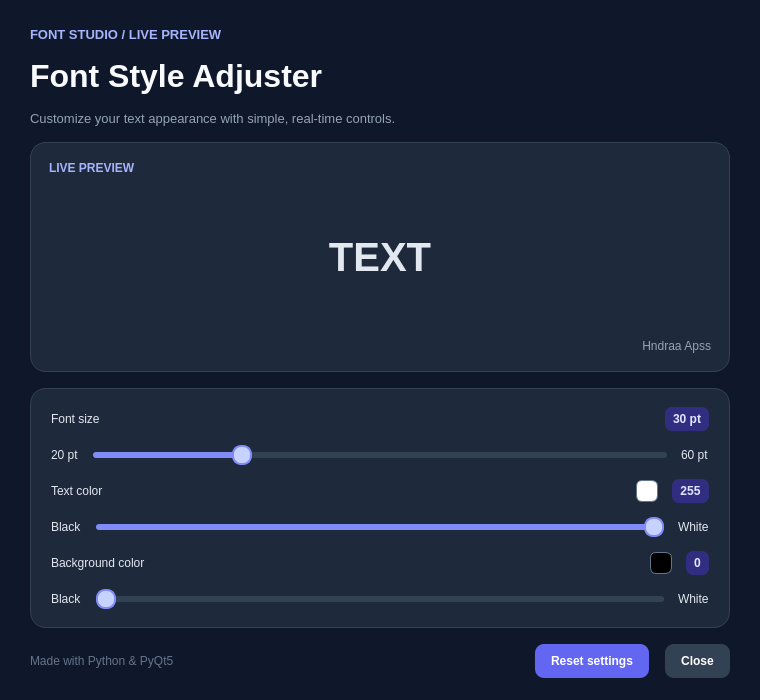
<?xml version="1.0" encoding="UTF-8"?>
<ui version="4.0">
 <class>FontStyleAdjuster</class>
 <widget class="QMainWindow" name="FontStyleAdjuster">
  <property name="geometry">
   <rect>
    <x>0</x>
    <y>0</y>
    <width>760</width>
    <height>700</height>
   </rect>
  </property>
  <property name="minimumSize">
   <size>
    <width>660</width>
    <height>620</height>
   </size>
  </property>
  <property name="windowTitle">
   <string>Font Studio | Hndraa Apss</string>
  </property>
  <property name="styleSheet">
   <string notr="true">
QMainWindow, QWidget#centralwidget {
    background-color: #0f172a;
    color: #e2e8f0;
}
QLabel {
    color: #e2e8f0;
}
QLabel#eyebrowLabel {
    color: #a5b4fc;
    font-size: 10pt;
    font-weight: 700;
}
QLabel#titleLabel {
    color: #f8fafc;
    font-size: 24pt;
    font-weight: 700;
}
QLabel#subtitleLabel {
    color: #94a3b8;
    font-size: 10pt;
}
QFrame#previewCard, QFrame#controlCard {
    background-color: #1e293b;
    border: 1px solid #334155;
    border-radius: 16px;
}
QLabel#previewLabel {
    border-radius: 12px;
}
QLabel#fontSizeValue, QLabel#fontColorValue,
QLabel#backgroundColorValue {
    background-color: #312e81;
    color: #e0e7ff;
    border-radius: 7px;
    padding: 5px 8px;
    font-weight: 700;
}
QSlider::groove:horizontal {
    height: 6px;
    background: #334155;
    border-radius: 3px;
}
QSlider::sub-page:horizontal {
    background: #818cf8;
    border-radius: 3px;
}
QSlider::add-page:horizontal {
    background: #334155;
    border-radius: 3px;
}
QSlider::handle:horizontal {
    background: #c7d2fe;
    border: 2px solid #818cf8;
    width: 16px;
    margin: -7px 0;
    border-radius: 9px;
}
QPushButton {
    background-color: #6366f1;
    color: white;
    border: none;
    border-radius: 9px;
    padding: 10px 16px;
    font-weight: 700;
}
QPushButton:hover {
    background-color: #4f46e5;
}
QPushButton#closeButton {
    background-color: #334155;
}
QPushButton#closeButton:hover {
    background-color: #475569;
}
   </string>
  </property>

  <widget class="QWidget" name="centralwidget">
   <layout class="QVBoxLayout" name="mainLayout">
    <property name="leftMargin">
     <number>30</number>
    </property>
    <property name="topMargin">
     <number>26</number>
    </property>
    <property name="rightMargin">
     <number>30</number>
    </property>
    <property name="bottomMargin">
     <number>22</number>
    </property>
    <property name="spacing">
     <number>16</number>
    </property>

    <item>
     <widget class="QLabel" name="eyebrowLabel">
      <property name="text">
       <string>FONT STUDIO / LIVE PREVIEW</string>
      </property>
     </widget>
    </item>

    <item>
     <widget class="QLabel" name="titleLabel">
      <property name="text">
       <string>Font Style Adjuster</string>
      </property>
     </widget>
    </item>

    <item>
     <widget class="QLabel" name="subtitleLabel">
      <property name="text">
       <string>Customize your text appearance with simple, real-time controls.</string>
      </property>
      <property name="wordWrap">
       <bool>true</bool>
      </property>
     </widget>
    </item>

    <item>
     <widget class="QFrame" name="previewCard">
      <property name="frameShape">
       <enum>QFrame::StyledPanel</enum>
      </property>
      <layout class="QVBoxLayout" name="previewLayout">
       <property name="leftMargin">
        <number>18</number>
       </property>
       <property name="topMargin">
        <number>18</number>
       </property>
       <property name="rightMargin">
        <number>18</number>
       </property>
       <property name="bottomMargin">
        <number>18</number>
       </property>
       <property name="spacing">
        <number>12</number>
       </property>

       <item>
        <widget class="QLabel" name="previewTitle">
         <property name="text">
          <string>LIVE PREVIEW</string>
         </property>
         <property name="styleSheet">
          <string notr="true">color: #a5b4fc; font-weight: 700;</string>
         </property>
        </widget>
       </item>

       <item>
        <widget class="QLabel" name="previewLabel">
         <property name="minimumSize">
          <size>
           <width>0</width>
           <height>140</height>
          </size>
         </property>
         <property name="text">
          <string>TEXT</string>
         </property>
         <property name="alignment">
          <set>Qt::AlignCenter</set>
         </property>
         <property name="font">
          <font>
           <pointsize>30</pointsize>
           <bold>true</bold>
          </font>
         </property>
         <property name="autoFillBackground">
          <bool>true</bool>
         </property>
        </widget>
       </item>

       <item>
        <widget class="QLabel" name="identityLabel">
         <property name="text">
          <string>Hndraa Apss</string>
         </property>
         <property name="alignment">
          <set>Qt::AlignRight</set>
         </property>
         <property name="styleSheet">
          <string notr="true">color: #94a3b8; font-size: 9pt;</string>
         </property>
        </widget>
       </item>
      </layout>
     </widget>
    </item>

    <item>
     <widget class="QFrame" name="controlCard">
      <property name="frameShape">
       <enum>QFrame::StyledPanel</enum>
      </property>
      <layout class="QVBoxLayout" name="controlsLayout">
       <property name="leftMargin">
        <number>20</number>
       </property>
       <property name="topMargin">
        <number>18</number>
       </property>
       <property name="rightMargin">
        <number>20</number>
       </property>
       <property name="bottomMargin">
        <number>18</number>
       </property>
       <property name="spacing">
        <number>14</number>
       </property>

       <item>
        <layout class="QHBoxLayout" name="fontSizeHeader">
         <item>
          <widget class="QLabel" name="fontSizeTitle">
           <property name="text">
            <string>Font size</string>
           </property>
          </widget>
         </item>
         <item>
          <spacer name="sizeSpacer">
           <property name="orientation">
            <enum>Qt::Horizontal</enum>
           </property>
           <property name="sizeHint">
            <size>
             <width>40</width>
             <height>20</height>
            </size>
           </property>
          </spacer>
         </item>
         <item>
          <widget class="QLabel" name="fontSizeValue">
           <property name="minimumWidth">
            <number>60</number>
           </property>
           <property name="text">
            <string>30 pt</string>
           </property>
           <property name="alignment">
            <set>Qt::AlignCenter</set>
           </property>
          </widget>
         </item>
        </layout>
       </item>

       <item>
        <layout class="QHBoxLayout" name="fontSizeRow">
         <item>
          <widget class="QLabel" name="fontSizeMin">
           <property name="text">
            <string>20 pt</string>
           </property>
          </widget>
         </item>
         <item>
          <widget class="QSlider" name="fontSizeSlider">
           <property name="minimum">
            <number>20</number>
           </property>
           <property name="maximum">
            <number>60</number>
           </property>
           <property name="value">
            <number>30</number>
           </property>
           <property name="orientation">
            <enum>Qt::Horizontal</enum>
           </property>
           <property name="tickPosition">
            <enum>QSlider::TicksBelow</enum>
           </property>
           <property name="tickInterval">
            <number>5</number>
           </property>
          </widget>
         </item>
         <item>
          <widget class="QLabel" name="fontSizeMax">
           <property name="text">
            <string>60 pt</string>
           </property>
          </widget>
         </item>
        </layout>
       </item>

       <item>
        <layout class="QHBoxLayout" name="fontColorHeader">
         <item>
          <widget class="QLabel" name="fontColorTitle">
           <property name="text">
            <string>Text color</string>
           </property>
          </widget>
         </item>
         <item>
          <spacer name="fontSpacer">
           <property name="orientation">
            <enum>Qt::Horizontal</enum>
           </property>
           <property name="sizeHint">
            <size>
             <width>40</width>
             <height>20</height>
            </size>
           </property>
          </spacer>
         </item>
         <item>
          <widget class="QFrame" name="fontColorSwatch">
           <property name="minimumSize">
            <size>
             <width>22</width>
             <height>22</height>
            </size>
           </property>
           <property name="maximumSize">
            <size>
             <width>22</width>
             <height>22</height>
            </size>
           </property>
           <property name="styleSheet">
            <string notr="true">background: white; border: 1px solid #64748b; border-radius: 6px;</string>
           </property>
          </widget>
         </item>
         <item>
          <widget class="QLabel" name="fontColorValue">
           <property name="minimumWidth">
            <number>42</number>
           </property>
           <property name="text">
            <string>255</string>
           </property>
           <property name="alignment">
            <set>Qt::AlignCenter</set>
           </property>
          </widget>
         </item>
        </layout>
       </item>

       <item>
        <layout class="QHBoxLayout" name="fontColorRow">
         <item>
          <widget class="QLabel" name="fontColorMin">
           <property name="text">
            <string>Black</string>
           </property>
          </widget>
         </item>
         <item>
          <widget class="QSlider" name="fontColorSlider">
           <property name="minimum">
            <number>0</number>
           </property>
           <property name="maximum">
            <number>255</number>
           </property>
           <property name="value">
            <number>255</number>
           </property>
           <property name="orientation">
            <enum>Qt::Horizontal</enum>
           </property>
           <property name="tickPosition">
            <enum>QSlider::TicksBelow</enum>
           </property>
           <property name="tickInterval">
            <number>25</number>
           </property>
          </widget>
         </item>
         <item>
          <widget class="QLabel" name="fontColorMax">
           <property name="text">
            <string>White</string>
           </property>
          </widget>
         </item>
        </layout>
       </item>

       <item>
        <layout class="QHBoxLayout" name="backgroundHeader">
         <item>
          <widget class="QLabel" name="backgroundColorTitle">
           <property name="text">
            <string>Background color</string>
           </property>
          </widget>
         </item>
         <item>
          <spacer name="backgroundSpacer">
           <property name="orientation">
            <enum>Qt::Horizontal</enum>
           </property>
           <property name="sizeHint">
            <size>
             <width>40</width>
             <height>20</height>
            </size>
           </property>
          </spacer>
         </item>
         <item>
          <widget class="QFrame" name="backgroundColorSwatch">
           <property name="minimumSize">
            <size>
             <width>22</width>
             <height>22</height>
            </size>
           </property>
           <property name="maximumSize">
            <size>
             <width>22</width>
             <height>22</height>
            </size>
           </property>
           <property name="styleSheet">
            <string notr="true">background: black; border: 1px solid #64748b; border-radius: 6px;</string>
           </property>
          </widget>
         </item>
         <item>
          <widget class="QLabel" name="backgroundColorValue">
           <property name="minimumWidth">
            <number>42</number>
           </property>
           <property name="text">
            <string>0</string>
           </property>
           <property name="alignment">
            <set>Qt::AlignCenter</set>
           </property>
          </widget>
         </item>
        </layout>
       </item>

       <item>
        <layout class="QHBoxLayout" name="backgroundColorRow">
         <item>
          <widget class="QLabel" name="backgroundColorMin">
           <property name="text">
            <string>Black</string>
           </property>
          </widget>
         </item>
         <item>
          <widget class="QSlider" name="backgroundColorSlider">
           <property name="minimum">
            <number>0</number>
           </property>
           <property name="maximum">
            <number>255</number>
           </property>
           <property name="value">
            <number>0</number>
           </property>
           <property name="orientation">
            <enum>Qt::Horizontal</enum>
           </property>
           <property name="tickPosition">
            <enum>QSlider::TicksBelow</enum>
           </property>
           <property name="tickInterval">
            <number>25</number>
           </property>
          </widget>
         </item>
         <item>
          <widget class="QLabel" name="backgroundColorMax">
           <property name="text">
            <string>White</string>
           </property>
          </widget>
         </item>
        </layout>
       </item>
      </layout>
     </widget>
    </item>

    <item>
     <layout class="QHBoxLayout" name="footerLayout">
      <item>
       <widget class="QLabel" name="footerLabel">
        <property name="text">
         <string>Made with Python &amp; PyQt5</string>
        </property>
        <property name="styleSheet">
         <string notr="true">color: #64748b; font-size: 9pt;</string>
        </property>
       </widget>
      </item>
      <item>
       <spacer name="footerSpacer">
        <property name="orientation">
         <enum>Qt::Horizontal</enum>
        </property>
        <property name="sizeHint">
         <size>
          <width>40</width>
          <height>20</height>
         </size>
        </property>
       </spacer>
      </item>
      <item>
       <widget class="QPushButton" name="resetButton">
        <property name="text">
         <string>Reset settings</string>
        </property>
       </widget>
      </item>
      <item>
       <widget class="QPushButton" name="closeButton">
        <property name="text">
         <string>Close</string>
        </property>
       </widget>
      </item>
     </layout>
    </item>
   </layout>
  </widget>
  </widget>
  <resources/>
  <connections/>
 </ui>
